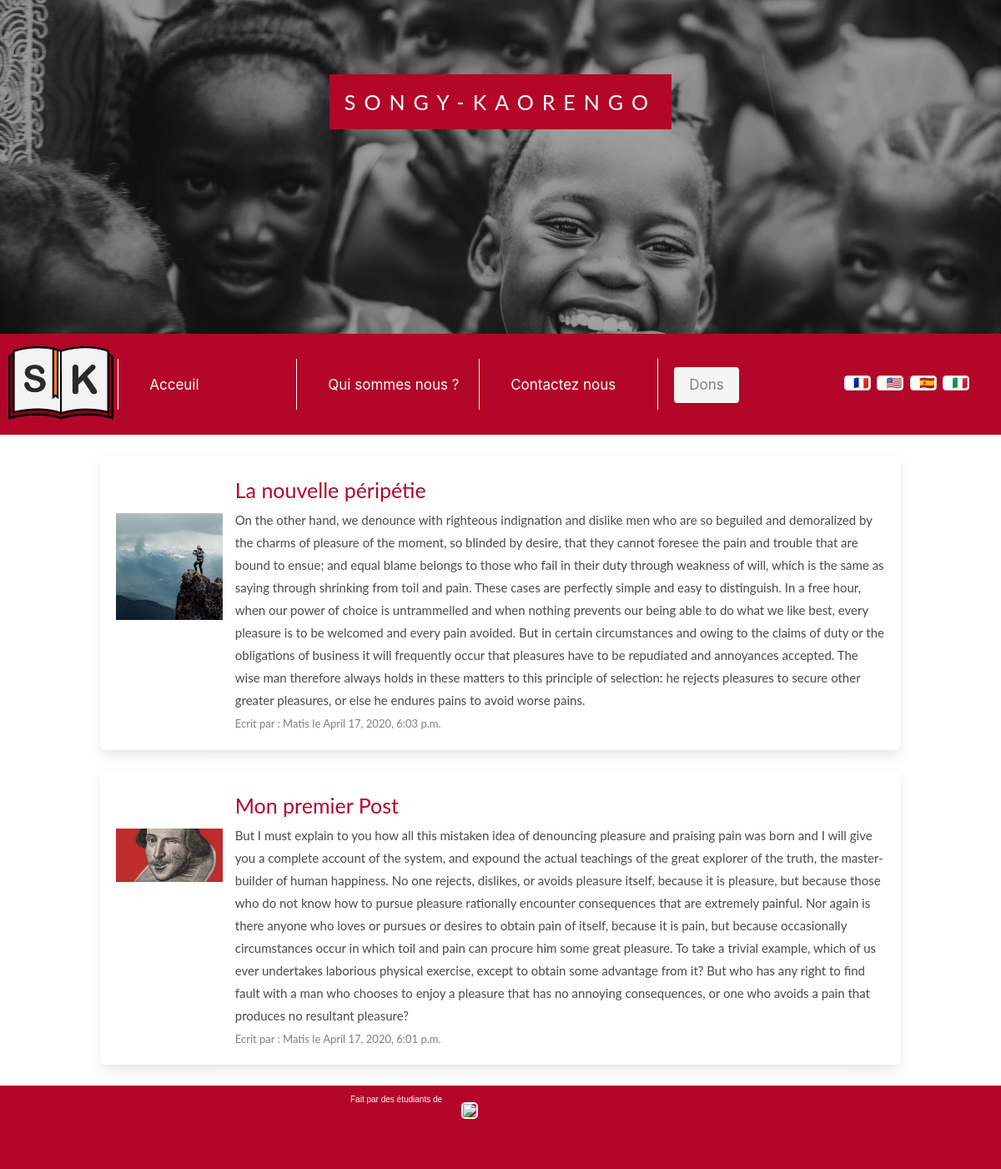
The page / on the database its author committed.
### blog/models.py (models this page shows, shortened)
class Post(models.Model):
    author = models.ForeignKey('auth.User',models.CASCADE)
    title = models.CharField(max_length=200)
    text = models.TextField()
    created_date = models.DateTimeField(default=timezone.now)
    photo = models.ImageField(upload_to='blog/static/images_article', default = None  )

### blog/views.py (the view)
# urls.py: url(r'^$', views.post_list, name='Home'),
def post_list(request):
    lang = request.GET.get('lang')
    if not lang:
        temp="Fra"
    if lang in ["Fra","Eng","Ita","Esp"]:
        temp = lang
        print(temp)
    else:
        temp="Fra"
    posts = Post.objects.order_by('created_date').reverse()
    return render(request, 'blog/index.html', {'posts': posts ,'path':'', 'lang': temp , 'title':'Home'} )

### blog/templates/blog/index.html
{% extends 'blog/base.html' %}
{% block content %}
    {%for post in posts%}
    <div class="box Article">
        <article class="media">
          <div class="media-left">
            <figure class="image is-128x128">
                <img class="Image_Article" src="{{post.photo.name|cut:'blog'}}" alt="Image_Article"/>
            </figure>
          </div>
          <div class="media-content">
            <div class="content">
                <span class="Article_Titre">{{post.title}}<br></span>
                <span class="Article_Contenue">{{ post.text }}<br></span>
                <span class="Article_Auteur">Ecrit par : {{ post.author }} le {{post.created_date}}<br></span>
            </div>
        </article>
    </div>
    {% endfor %}
{% endblock %}

### blog/templates/blog/base.html (shortened to what this page needs)
<!DOCTYPE html>
<html>
    <head>
        {% load static %}
        <link rel="stylesheet" type="text/css" href="{% static 'css/bulma.css' %}" />
        <link rel="stylesheet" type="text/css" href="{% static 'css/style.css' %}" />
        </head>
    <body onload="lang('{{lang}}')">
        <div class="bg">
            <div class="titre">
              <span class="border">SONGY-KAORENGO</span><br>
            </div>
        </div>
        <nav class="Navi">
            <div id="logo"> <img src="{% static 'images/logo.png' %}" alt="logo" id="logo" ></div>
            <div class="element"><button class=" button is-text is-inverted is-outlined" id="onglet" onclick="redir(''+'/?lang='+'{{lang}}')";><span id="Home"></span></button></div>
            <div class="element"><button class=" button is-text is-inverted is-outlined"  id="onglet" onclick="redir('/who'+'/?lang='+'{{lang}}')";><span id="Who"></span></button></div>
            <div class="element"> <button class=" button is-text is-inverted is-outlined" id="onglet" onclick="redir(''+'/?lang='+'{{lang}}')";><span id="Contact"></span></button></div>
            <div class="element"><a href ="https://www.leetchi.com/"><button class="button is-light" id="onglet" style="color:grey;" ><span id="Tips"></span></button></a></div></div>
            <div class="element control has-icons-left ">
                <p class="buttons">
                    <button class="button" style="height: 18px; width: 20px; " onclick="redir('{{path}}'+'/?lang=Fra')" >
                      <span class="icon is-small" style="height: 16px; width: 20px; color:black; margin-left: 1px;">&#x1F1EB;&#x1F1F7;</span>
                    </button>
                    <button class="button flag-button" style="height: 18px; width: 20px;" onclick="redir('{{path}}'+'/?lang=Eng')">
                      <span class="icon is-small flag"style="height: 16px; width: 20px; color:black ; margin-left: 1px; ">&#x1F1FA;&#x1F1F8;</span>
                    </button>
                    <button class="button flag-button" style="height: 18px; width: 20px;" onclick="redir('{{path}}'+'/?lang=Esp')">
                      <span class="icon is-small flag" style="height: 16px; width: 20px; color:black ; margin-left: 1px; ">&#x1F1EA;&#x1F1F8;</span>
                    </button>
                    <button class="button flag-button" style="height: 18px; width: 20px;" onclick="redir('{{path}}'+'/?lang=Ita')" >
                      <span class="icon is-small flag"style="height: 16px; width: 20px; color:black ; margin-left: 1px; " >&#x1F1EE;&#x1F1F9;</span>
                    </button>
                </p>
        </nav>
        <div style=" width: 100%;">
            {% block content %}
            {% endblock %}
        </div>
    </body>
    <footer>
        <div id="Made_by">
            <span id="M_b_text"></span>
            <a href="//www.eilco-ulco.fr/"><img id="M_b_img" src="{% static 'images/eilco.png' %}""></a>
        </div>
    </footer>
</html>

### blog/static/css/style.css (style rules this page uses)
body, html { height: 100%; margin: 0; font: 400 15px/1.8 "Lato", sans-serif; }
footer { background-color: rgb(179, 6, 41); width: 100%; height: 100px; }
.bg { position: relative; background-position: center; background-repeat: no-repeat; background-size: cover; background-image: url('/static/images/bandeau_b.jpg'); height: 50%; }
.titre { position: absolute; left: 0; top: 25%; width: 100%; text-align: center; }
.titre span.border { background-color: rgb(179, 6, 41); color: white; padding: 18px; font-size: 25px; letter-spacing: 10px; }
.Navi { z-index: 5; position: sticky; top:0; width: 100%; height: auto; display: flex; justify-content: flex-end; background-color:rgb(179, 6, 41); }
.element { margin-left: 15px; width: 25%; padding-top: 50px; }
#logo { margin-left: 5px; margin-right: 5px; margin-top: 5px; margin-bottom: 5px; width: 200px; height: auto; }
#logo img { margin-top: 10px; height: auto; width: 200px; }
#onglet { font-size: 17px; color: white; display: block; top: -10px; text-decoration: none; }
.Article { display: flexbox; justify-content: flex-start; width: 80%; height: autox; margin-top: 25px; margin-bottom: 25px; margin-left: 10%; margin-right: 10%; }
.Image_Article { z-index: 1; margin-top: 50px; }
.Article_Titre { color:rgb(179, 6, 41); font-size: 25px; margin-top: 5px; margin-bottom: 5px; }
.Article_Contenue { font-size: 15px; margin-bottom: 5px; }
.Article_Auteur { color: gray; left: 70%; font-size: 13px; bottom:-80px; }
footer div img { width: 120px; height: auto ; }
#M_b_text { font-family: Arial; font-size: 10px; color: white; margin-left: 35%; margin-right: 20px; margin-top: 25px; position: relative; top: -20px; }
#M_b_img { margin-top: 20px; border: 2px solid white; border-radius: 5px; }

### rows shown on the page
Post: photo.name (picture), title "La nouvelle péripétie", text "On the other hand, we denounce with righteous indignation and dislike men who are so beguiled and demoralized by the charms of pleasure of the moment, so blinded by desire, that they cannot foresee the pain and trouble that are bound to ensue; and equal blame belongs to those who fail in their duty through weakness of will, which is the same as saying through shrinking from toil and pain. These cases are perfectly simple and easy to distinguish. In a free hour, when our power of choice is untrammelled and when nothing prevents our being able to do what we like best, every pleasure is to be welcomed and every pain avoided. But in certain circumstances and owing to the claims of duty or the…", author "Matis", created_date "April 17, 2020, 6:03 p.m."
Post: photo.name (picture), title "Mon premier Post", text "But I must explain to you how all this mistaken idea of denouncing pleasure and praising pain was born and I will give you a complete account of the system, and expound the actual teachings of the great explorer of the truth, the master-builder of human happiness. No one rejects, dislikes, or avoids pleasure itself, because it is pleasure, but because those who do not know how to pursue pleasure rationally encounter consequences that are extremely painful. Nor again is there anyone who loves or pursues or desires to obtain pain of itself, because it is pain, but because occasionally circumstances occur in which toil and pain can procure him some great pleasure. To take a trivial example,…", author "Matis", created_date "April 17, 2020, 6:01 p.m."
